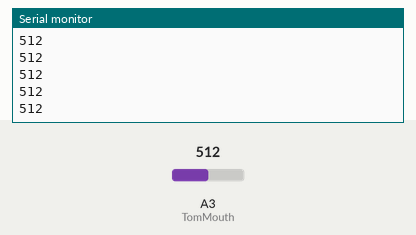
A sketch run on a simulated Arduino Nano, built with avr-gcc and run on an emulated ATmega328P. Shown: the last lines printed to the serial monitor. The inputs (shaded band) are chosen by the test bench; at power-on: A3 (TomMouth) = 512.

Above: at 1.2 s.
1.3 s: A3 (TomMouth) set to 716
At 2.2 s:
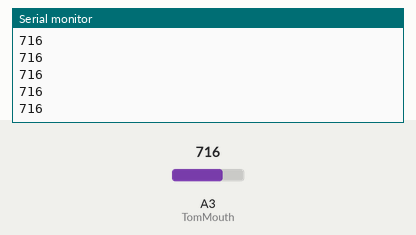
2.8 s: A3 (TomMouth) set to 900
At 3.4 s:
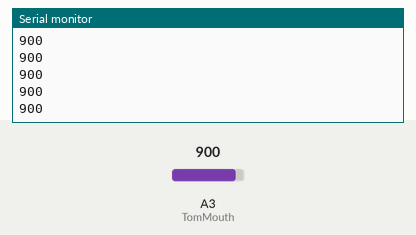
Timing chart, 0 to 5.8 s (numbered marks = the images above; inputs shaded):
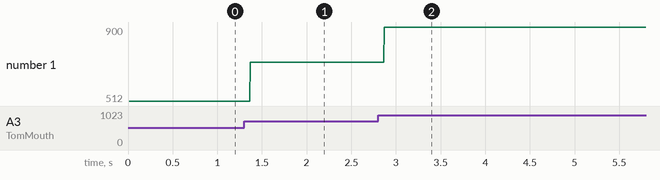

Measured:
- after the input at 1.3 s, the serial monitor: prints a new line after 0.07 s (image 1)
- after the input at 2.8 s, the serial monitor: prints a new line after 0.07 s (image 2)
- plotted number 1: 512 → 716 after the input at 1.3 s, 716 → 900 after the input at 2.8 s

The sketch:

test_pin.ino
```cpp
#define MaryHand A1
#define TomHand A2
#define MaryFoot A7
#define TomFoot A6
#define MaryMouth A0
#define TomMouth A3
#define MaryEye 4
#define TomEye 3
#define MaryHeart 2
#define TomHeart 6

void setup() {
  Serial.begin(9600);
  while (!Serial) {
    ; // wait for serial port
  }
  Serial.println("Serial Begin!");
}

void loop() {
  int sensorValue = analogRead(TomMouth);
  Serial.println(sensorValue);
}
```
